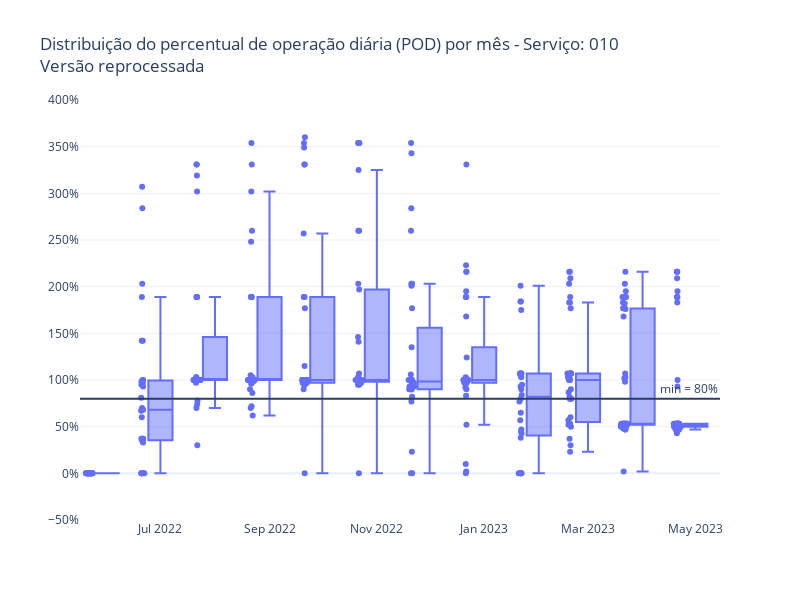

The notebook cell this image was saved under:
### Code cell
y = "perc_km_planejada"
title = "Distribuição do percentual de operação diária (POD) por mês - Serviço: 010 <br>Versão reprocessada"

fig = px.box(
    pod_pos_reprocessamento, 
    x="mes_ano", 
    y=y, 
    title=title,
    template="plotly_white",
    labels={
        "mes_ano": "",
        y: ""
    },
    points="all"
)

fig.update_layout(
    yaxis_range=[-50, 400],  
    yaxis_ticksuffix="%",
    width=800,
    height=600,
    showlegend=False,
)

fig.add_hline(y=80, annotation_text="min = 80%")  # Linha horizontal para indicar o mínimo de 80%

fig.show()

### Figure 1 — Plotly figure (JSON) as saved in the notebook; plotly's stock layout.template omitted (floating-point values rounded to 4 significant figures; data arrays with more than 128 entries replaced by an {"elided": "..."} marker saying what was removed)
{"data": [{"alignmentgroup": "True", "boxpoints": "all", "hovertemplate": "=%{y}<extra></extra>", "legendgroup": "", "marker": {"color": "#636efa"}, "name": "", "notched": false, "offsetgroup": "", "orientation": "v", "showlegend": false, "type": "box", "x": {"elided": "408 str values"}, "x0": " ", "xaxis": "x", "y": {"elided": "408 float values"}, "y0": " ", "yaxis": "y"}], "layout": {"annotations": [{"showarrow": false, "text": "min = 80%", "x": 1, "xanchor": "right", "xref": "x domain", "y": 80, "yanchor": "bottom", "yref": "y"}], "boxmode": "group", "height": 600, "legend": {"tracegroupgap": 0}, "shapes": [{"type": "line", "x0": 0, "x1": 1, "xref": "x domain", "y0": 80, "y1": 80, "yref": "y"}], "showlegend": false, "title": {"text": "Distribuição do percentual de operação diária (POD) por mês - Serviço: 010 <br>Versão reprocessada"}, "width": 800, "xaxis": {"anchor": "y", "domain": [0, 1], "title": {"text": ""}}, "yaxis": {"anchor": "x", "domain": [0, 1], "range": [-50, 400], "ticksuffix": "%", "title": {"text": ""}}}}
